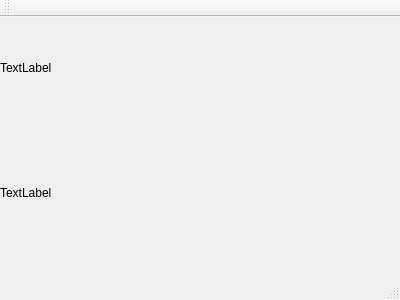
<?xml version="1.0" encoding="UTF-8"?>
<ui version="4.0">
 <class>MainWindow</class>
 <widget class="QMainWindow" name="MainWindow">
  <property name="geometry">
   <rect>
    <x>0</x>
    <y>0</y>
    <width>400</width>
    <height>300</height>
   </rect>
  </property>
  <property name="windowTitle">
   <string>MainWindow</string>
  </property>
  <widget class="QWidget" name="centralWidget">
   <widget class="QLabel" name="label">
    <property name="geometry">
     <rect>
      <x>0</x>
      <y>0</y>
      <width>391</width>
      <height>101</height>
     </rect>
    </property>
    <property name="text">
     <string>TextLabel</string>
    </property>
   </widget>
   <widget class="QLabel" name="label_2">
    <property name="geometry">
     <rect>
      <x>0</x>
      <y>120</y>
      <width>391</width>
      <height>111</height>
     </rect>
    </property>
    <property name="text">
     <string>TextLabel</string>
    </property>
   </widget>
  </widget>
  <widget class="QMenuBar" name="menuBar">
   <property name="geometry">
    <rect>
     <x>0</x>
     <y>0</y>
     <width>400</width>
     <height>22</height>
    </rect>
   </property>
  </widget>
  <widget class="QToolBar" name="mainToolBar">
   <attribute name="toolBarArea">
    <enum>TopToolBarArea</enum>
   </attribute>
   <attribute name="toolBarBreak">
    <bool>false</bool>
   </attribute>
  </widget>
  <widget class="QStatusBar" name="statusBar"/>
 </widget>
 <layoutdefault spacing="6" margin="11"/>
 <resources/>
 <connections/>
</ui>
